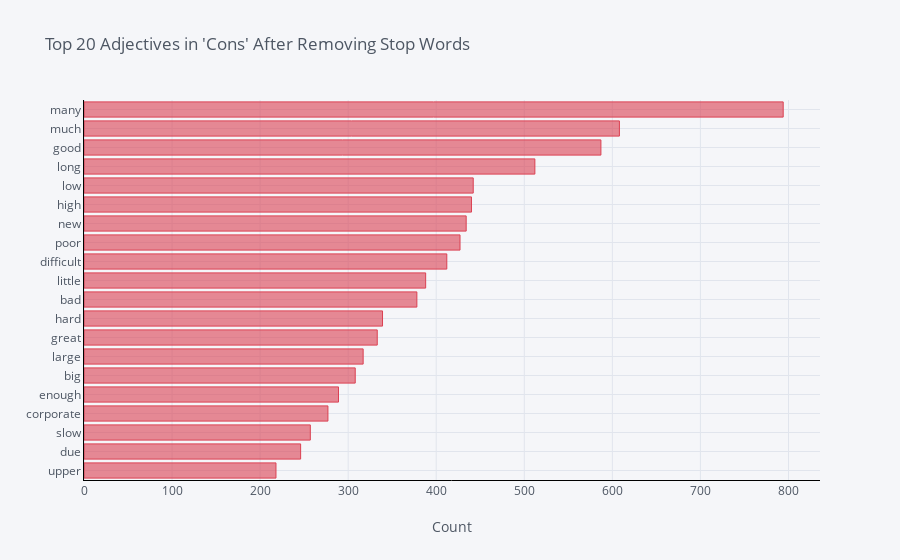

Notebook cell for this chart:
### Code cell
df6 = pd.DataFrame(common_words, columns = ['pros' , 'count'])
df6.groupby('pros').sum()['count'].sort_values(ascending=True).iplot(
    kind='bar', xTitle='Count', linecolor='black',orientation = 'h', color='red', title="Top 20 Adjectives in 'Cons' After Removing Stop Words")

### Figure 1 — Plotly figure (JSON) as saved in the notebook; plotly's stock layout.template omitted (floating-point values rounded to 4 significant figures)
{"data": [{"marker": {"color": "rgba(219, 64, 82, 0.6)", "line": {"color": "rgba(219, 64, 82, 1.0)", "width": 1}}, "name": "count", "orientation": "h", "text": "", "type": "bar", "x": [218, 246, 257, 277, 289, 308, 317, 333, 339, 378, 388, 412, 427, 434, 440, 442, 512, 587, 608, 794], "y": ["upper", "due", "slow", "corporate", "enough", "big", "large", "great", "hard", "bad", "little", "difficult", "poor", "new", "high", "low", "long", "good", "much", "many"]}], "layout": {"legend": {"bgcolor": "#F5F6F9", "font": {"color": "#4D5663"}}, "paper_bgcolor": "#F5F6F9", "plot_bgcolor": "#F5F6F9", "title": {"font": {"color": "#4D5663"}, "text": "Top 20 Adjectives in 'Cons' After Removing Stop Words"}, "xaxis": {"gridcolor": "#E1E5ED", "linecolor": "black", "showgrid": true, "tickfont": {"color": "#4D5663"}, "title": {"font": {"color": "#4D5663"}, "text": "Count"}, "zerolinecolor": "#E1E5ED"}, "yaxis": {"gridcolor": "#E1E5ED", "linecolor": "black", "showgrid": true, "tickfont": {"color": "#4D5663"}, "title": {"font": {"color": "#4D5663"}, "text": ""}, "zerolinecolor": "#E1E5ED"}}}
